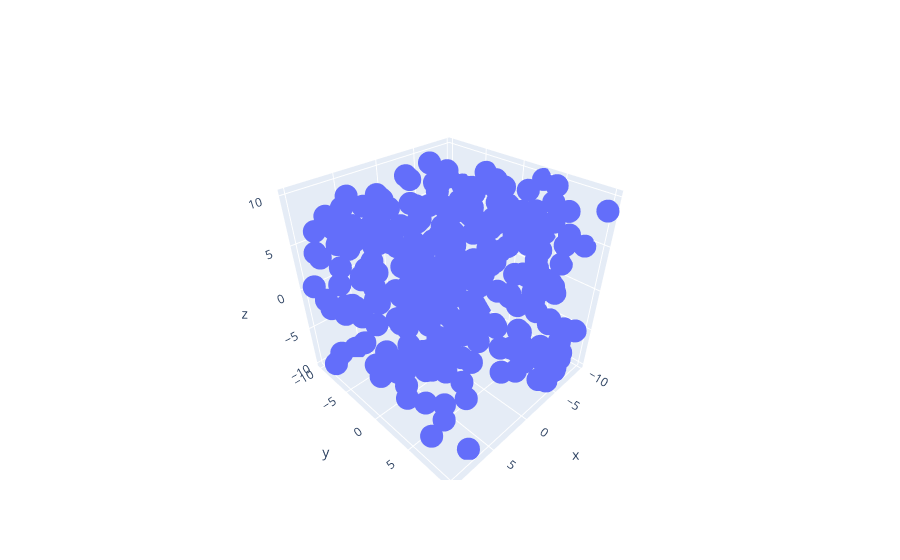

Here is the notebook cell this chart was saved with:
### Code cell
# first create the page

fig = go.Figure()

# then start adding into this page

# fig.add_trace(go.Scatter(x = tips.total_bill, y = tips.tip, mode = 'markers', marker_size= 37 * tips['size']))
fig.add_trace(go.Scatter3d(x = df.X, y = df.Y, z = df.Z, mode='markers'))

### Figure 1 — Plotly figure (JSON) as saved in the notebook; plotly's stock layout.template omitted (floating-point values rounded to 4 significant figures; data arrays with more than 128 entries replaced by an {"elided": "..."} marker saying what was removed)
{"data": [{"mode": "markers", "type": "scatter3d", "x": {"elided": "300 float values"}, "y": {"elided": "300 float values"}, "z": {"elided": "300 float values"}}], "layout": {}}
